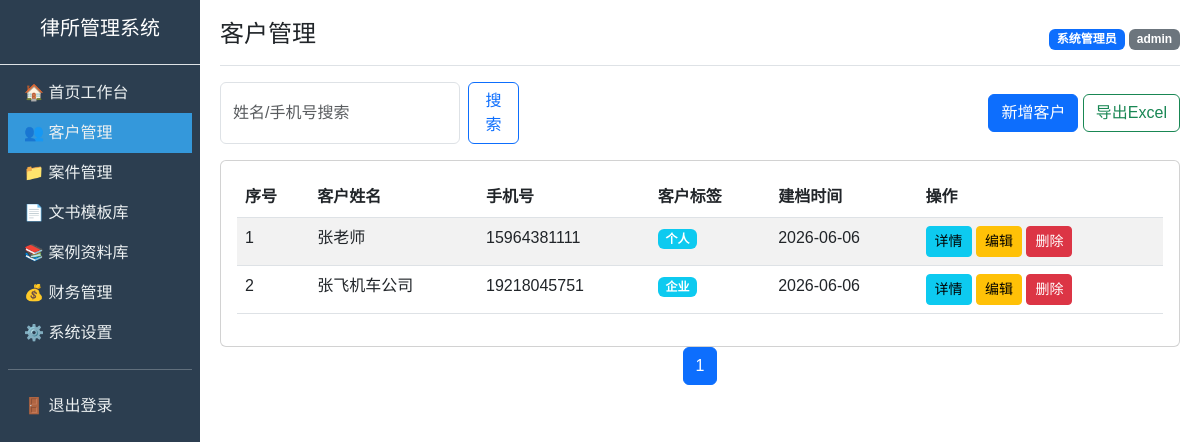
Screenshot of /client/list (signed in) with the database file from the repository.
### models.py (models this page shows)
class Client(db.Model):
    __tablename__ = "client"
    id = db.Column(db.Integer, primary_key=True, autoincrement=True)
    name = db.Column(db.String(32), nullable=False)  # 客户姓名
    id_card = db.Column(db.String(32))  # 身份证号
    phone = db.Column(db.String(16), index=True)  # 手机号
    address = db.Column(db.String(256))  # 住址
    tag = db.Column(db.String(32))  # 客户标签：个人/企业/法律顾问单位
    remark = db.Column(db.Text)  # 备注
    create_time = db.Column(db.DateTime, default=datetime.now)

### app.py (the view)
@app.route('/client/list')
def client_list():
    page = request.args.get('page', 1, type=int)
    keyword = request.args.get('keyword', '')
    query = Client.query
    if keyword:
        query = query.filter(Client.name.contains(keyword) | Client.phone.contains(keyword))
    pagination = query.paginate(page=page, per_page=config.ITEMS_PER_PAGE, error_out=False)
    return render_template('client/list.html', clients=pagination.items, pagination=pagination, keyword=keyword)

### app.py (called while the page is built)
@app.before_request
def login_required():
    allowed_paths = ['/login', '/static/']
    if request.path in allowed_paths or request.path.startswith('/static'):
        return None
    if 'user_id' not in session:
        return redirect(url_for('login'))
    return None

### templates/client/list.html (shortened to what this page needs)
{% extends "base.html" %}
{% block page_title %}客户管理{% endblock %}
{% block content %}
<div class="d-flex justify-content-between align-items-center mb-3">
    <form class="d-flex" method="GET" action="/client/list">
        <input class="form-control me-2" type="search" name="keyword" placeholder="姓名/手机号搜索" value="{{ keyword }}">
        <button class="btn btn-outline-primary" type="submit">搜索</button>
    </form>
    <div>
        <a href="/client/add" class="btn btn-primary">新增客户</a>
        <a href="/client/export" class="btn btn-outline-success">导出Excel</a>
    </div>
</div>
<div class="card">
    <div class="card-body">
        <table class="table table-striped table-hover">
            <thead>
                <tr>
                    <th>序号</th>
                    <th>客户姓名</th>
                    <th>手机号</th>
                    <th>客户标签</th>
                    <th>建档时间</th>
                    <th>操作</th>
                </tr>
            </thead>
            <tbody>
                {% for client in clients %}
                <tr>
                    <td>{{ loop.index + (pagination.page - 1) * 15 }}</td>
                    <td>{{ client.name }}</td>
                    <td>{{ client.phone }}</td>
                    <td><span class="badge bg-info">{{ client.tag or '未分类' }}</span></td>
                    <td>{{ client.create_time.strftime('%Y-%m-%d') if client.create_time else '' }}</td>
                    <td>
                        <a href="/client/detail/{{ client.id }}" class="btn btn-sm btn-info">详情</a>
                        <a href="/client/edit/{{ client.id }}" class="btn btn-sm btn-warning">编辑</a>
                        <a href="/client/delete/{{ client.id }}" class="btn btn-sm btn-danger" onclick="return confirm('确认删除？')">删除</a>
                    </td>
                </tr>
                {% else %}
                <tr>
                    <td colspan="6" class="text-center text-muted">暂无客户数据</td>
                </tr>
                {% endfor %}
            </tbody>
        </table>
    </div>
</div>
<nav aria-label="Page navigation">
    <ul class="pagination justify-content-center">
        {% for page in pagination.iter_pages() %}
            {% if page %}
                <li class="page-item {% if page == pagination.page %}active{% endif %}">
                    <a class="page-link" href="/client/list?page={{ page }}&keyword={{ keyword }}">{{ page }}</a>
                </li>
            {% else %}
                <li class="page-item disabled"><span class="page-link">...</span></li>
            {% endif %}
        {% endfor %}
    </ul>
</nav>
{% endblock %}

### templates/base.html (style rules this page uses)
body { font-family: "Microsoft YaHei", sans-serif; }

### rows the page displays
Client: name "张老师", phone "15964381111", tag "个人", create_time "2026-06-06"
Client: name "张飞机车公司", phone "19218045751", tag "企业", create_time "2026-06-06"

### other values shown
{{ session.real_name }} "系统管理员"
{{ session.role }} "admin"
{{ page }} "1"
